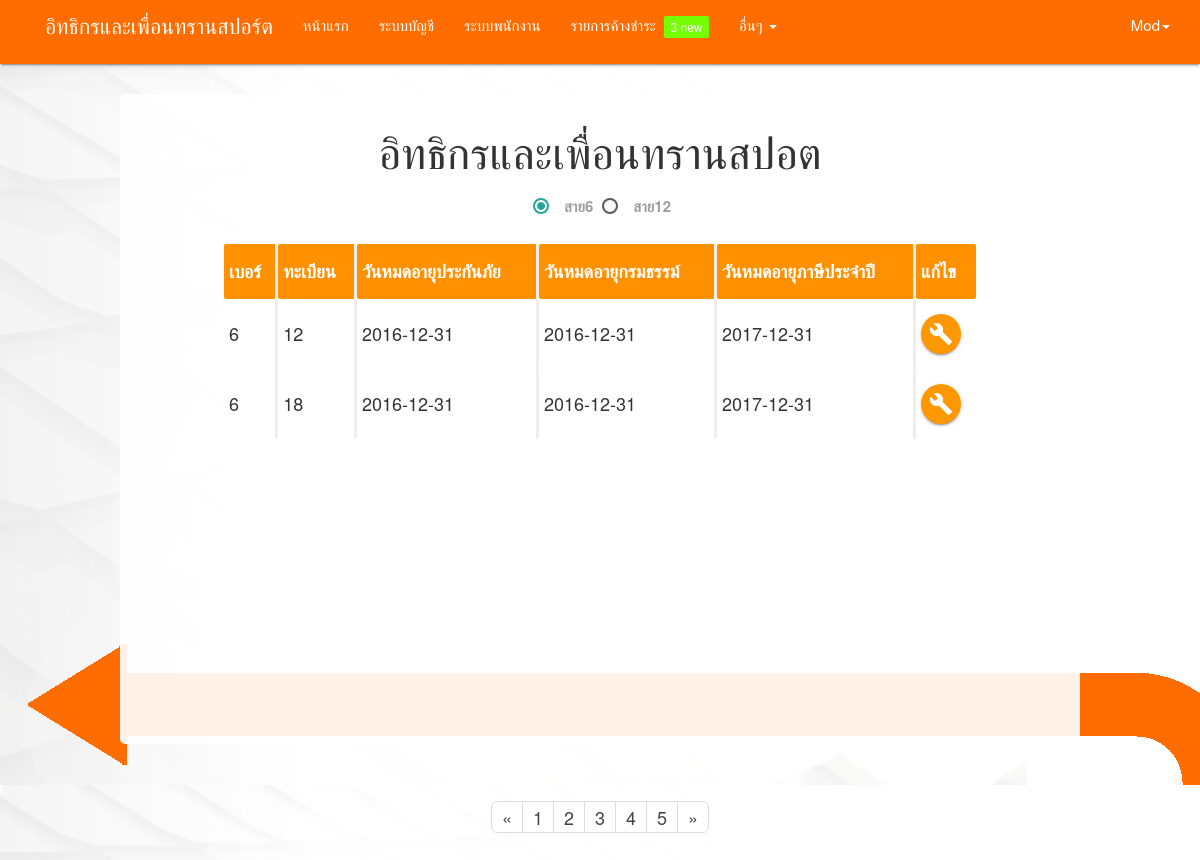
/insurance/insurance-noti.php (signed in), run on the app's committed database.
### tables this page shows
CREATE TABLE `bus` (
  `licence_no` varchar(10) NOT NULL,
  `id_reciept` int(11) DEFAULT NULL,
  `id_insur` int(11) DEFAULT NULL,
  `bus_no` int(2) NOT NULL,
  `bus_id` int(2) NOT NULL,
  `brand` varchar(30) DEFAULT NULL,
  `engines_no` varchar(30) DEFAULT NULL,
  `chasis_type` varchar(30) DEFAULT NULL,
  `body_type` varchar(30) DEFAULT NULL,
  `color` varchar(10) DEFAULT NULL,
  `year` year(4) DEFAULT NULL,
  `width` decimal(5,2) DEFAULT NULL,
  `capacity` int(3) DEFAULT NULL,
  `fuel_type` varchar(20) DEFAULT NULL
);

CREATE TABLE `insurance` (
  `id_insur` int(11) NOT NULL,
  `id_comp` int(11) NOT NULL,
  `policy_no` varchar(15) NOT NULL,
  `type` int(1) NOT NULL,
  `insur_start` date NOT NULL,
  `insur_ens` date NOT NULL,
  `total_price` decimal(10,2) NOT NULL
);

CREATE TABLE `taxation` (
  `id_reciept` int(11) NOT NULL,
  `reciept_no` varchar(50) DEFAULT NULL,
  `installment_tax` varchar(50) DEFAULT NULL,
  `rate_tax` decimal(10,2) DEFAULT NULL,
  `date_expire` date DEFAULT NULL
);

### insurance/insurance-noti.php (the view, shortened to what this page needs)
  <!DOCTYPE html>
  <html>
    <head>
    </head>
    <body style="background:url(../direct-inverse.jpg);font-size: 120%;">
    <?php include ('../menu.php'); ?>
    <div style="background-color: rgba(255,255,255,0.9); width: 80%; height:auto; border-radius: 5px; display:block; margin: 30px auto; padding: 10px; min-height: 650px;">
    <h3 style="text-align: center;">อิทธิกรและเพื่อนทรานสปอต</h3>
    <p style="text-align: center;">
    <label for="no_twelve">สาย6</label>
    <label for="no_six">สาย12</label>
    </p>
    <div class="row" id=dataSix>
      <div style="display: block; margin: auto; width: 80%;">
        <table class="highlight" style="padding-top: 10px;width: 100%;border-collapse: inherit;">
          <thead style="color:#FFF">
            <tr>
              <th>เบอร์</th>
              <th>ทะเบียน</th>
              <th>วันหมดอายุประกันภัย</th>
              <th>วันหมดอายุกรมธรรม์</th>
              <th>วันหมดอายุภาษีประจำปี</th>
              <th>แก้ไข</th>
            </tr>
          </thead>
          <tbody>
            <?php
            echo fetch_data(6);
             ?>
          </tbody>
      </table>
    </div>
  </div>
  </div>
  <div class="footer">
<nav aria-label="Page navigation" style="background-color: transparent;box-shadow: none">
<ul class="pagination pagination pagination-lg">
    <li>
      <a href="#" aria-label="Previous">
        <span aria-hidden="true">&laquo;</span>
      </a>
    </li>
    <li><a href="#">1</a></li>
    <li><a href="#">2</a></li>
    <li><a href="#">3</a></li>
    <li><a href="#">4</a></li>
    <li><a href="#">5</a></li>
    <li>
      <a href="#" aria-label="Next">
        <span aria-hidden="true">&raquo;</span>
      </a>
    </li>
  </ul>
</nav>
</div>
    </body>
  </html>
<?php
function fetch_data($bus_number){
    $servername = "localhost";
    $username = "root";
    $password = "";
    $dbname = "mbus_database";
    $output = '';
    $connect = mysqli_connect($servername,$username, $password,$dbname);
    $sql_data = "SELECT bus.bus_no , bus.bus_id , A.insur_ens , B.insur_ens , taxation.date_expire
FROM  taxation , bus , insurance as A  , insurance  as B
WHERE  bus.bus_no = '$bus_number' AND  A.type = 1 AND B.type = 2 AND taxation.id_reciept = bus.id_reciept AND  A.id_insur  =  bus.id_insur AND B.id_insur = bus.id_insur  ORDER BY bus.bus_id ";
    $result_data = mysqli_query($connect, $sql_data);
    while($row = mysqli_fetch_array($result_data)){
      $output .= '<tr>
                          <td>'.$row["bus_no"].'</td>
                          <td>'.$row["bus_id"].'</td>
                          <td>'.$row["insur_ens"] .'</td>
                          <td>'.$row["insur_ens"] .'</td>
                          <td>'.$row["date_expire"].'</td>
                          <td><a class="btn-floating orange" href="account-record.php"><i class="material-icons">build</i></a></td>
                </tr>';
       }
       return $output;
}
 ?>

### insurance/insurance-noti.php (style rules this page uses)
th { border-bottom:inset; background-color: #ff9100 ; }
th:not(:last-child),td:not(:last-child) { border-right:inset; }
.footer { position: absolute; right: 0; bottom: 0; left: 0; padding: 1rem; text-align: center; }

### data on the page
bus: bus_no "6", bus "12", insurance.insur_ens "2016-12-31", id_reciept.date_expire "2017-12-31"
bus: bus_no "6", bus "18", insurance.insur_ens "2016-12-31", id_reciept.date_expire "2017-12-31"

### other printed values
$_SESSION["username"] "Mod"
